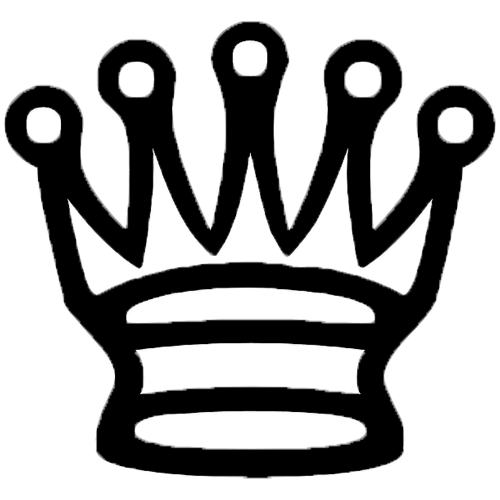
#> input picture queens.png, 1000 x 1000 px (shown at 1/2 size)
$ python MainAlgorithm.py
#> lines starting #> are read from the running program, lines starting #| are printed output that depends on the picture
import numpy as np
import matplotlib.pyplot as plt
import matplotlib as mpl

class NQueens:

    def __init__(self, numOfQueens):
        # инициализация переменных
        self.numOfQueens = numOfQueens

    def __len__(self):
        # кол-во ферзей
        return self.numOfQueens

    def getViolationsCount(self, positions):
        # Вычисляет количество нарушений в данном решении
        # Поскольку входные данные содержат уникальные индексы
        # столбцов для каждой строки, нарушения строк или столбцов невозможны,
        # необходимо учитывать только диагональные нарушения.

        if len(positions) != self.numOfQueens:
            raise ValueError("Размер списка позиций должен быть равен ", self.numOfQueens)

        violations = 0

        # перебираем каждую пару ферзей и проверяем, находятся ли они на одной диагонали:
        for i in range(len(positions)):
            for j in range(i + 1, len(positions)):

                column1 = i
                row1 = positions[i]

                column2 = j
                row2 = positions[j]

                if abs(column1 - column2) == abs(row1 - row2):
                    violations += 1

        return violations

    def plotBoard(self, positions):
        # Отображает положение ферзей на доске в соответствии с заданным решением

        if len(positions) != self.numOfQueens:
            raise ValueError("Размер списка позиций должен быть равен ", self.numOfQueens)

        fig, ax = plt.subplots()

        # строим шахматную доску
        board = np.zeros((self.numOfQueens, self.numOfQueens))

        board[::2, 1::2] = 1
        board[1::2, ::2] = 1

        ax.imshow(board, interpolation='none', cmap=mpl.colors.ListedColormap(['#ffce9e', '#d18b47']))

        # отображаем ферзя:
        queenThumbnail = plt.imread('queens.png')
#> queenThumbnail is the input picture: shape (1000, 1000, 4) float32; mean R, G, B, A 0.569, 0.569, 0.569, 0.358
        thumbnailSpread = 0.70 * np.array([-1, 1, -1, 1]) / 2

        # перебираем позиции ферзя - i - строка, j - столбец:
        for i, j in enumerate(positions):
            ax.imshow(queenThumbnail, extent=[j, j, i, i] + thumbnailSpread)

        # отображение индексов строк и столбцов:
        ax.set(xticks=list(range(self.numOfQueens)), yticks=list(range(self.numOfQueens)))

        ax.axis('image')

        return plt


def main():
    # создание экземпляра
    nQueens = NQueens(8)

    # заведомо правильное решение:
    # solution = [5, 0, 4, 1, 7, 2, 6, 3]

    # решение с 3 нарушениями:
    solution = [1, 2, 7, 5, 0, 3, 4, 6]

    print("Число нарушений = ", nQueens.getViolationsCount(solution))

    plot = nQueens.plotBoard(solution)
    plot.show()
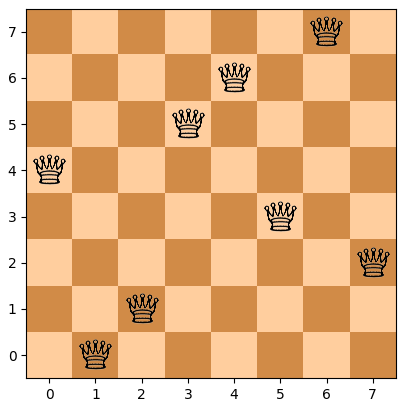
#> figure drawn by matplotlib, 1 panel


if __name__ == "__main__":
    main()
